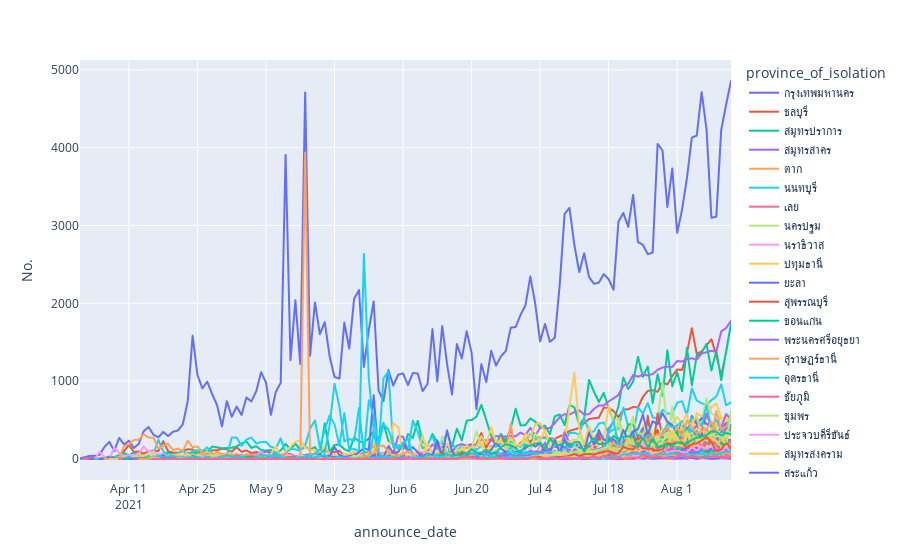

Source (notebook cell):
### Code cell
import plotly_express as px

px.line(show_df,x='announce_date',y='No.',color='province_of_isolation')
